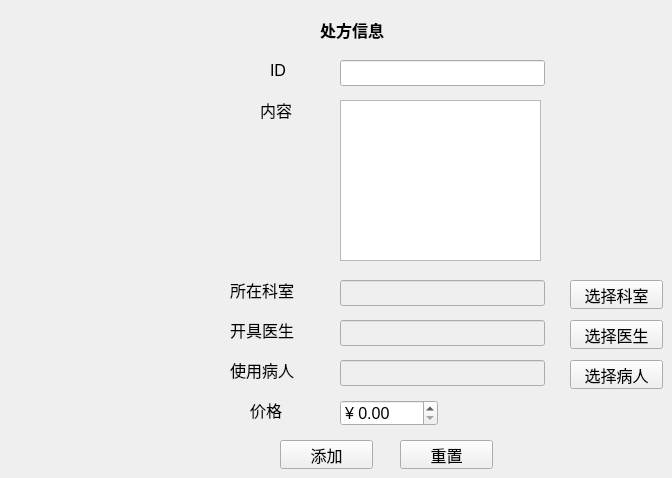
      <widget class="QWidget" name="tab_3">
       <property name="styleSheet">
        <string notr="true">#tab_3{
border-image:url(:/new/prefix1/test.jpg);
}</string>
       </property>
       <attribute name="title">
        <string>处方开立</string>
       </attribute>
       <widget class="QLabel" name="TITLE_3">
        <property name="geometry">
         <rect>
          <x>320</x>
          <y>20</y>
          <width>84</width>
          <height>20</height>
         </rect>
        </property>
        <property name="font">
         <font>
          <pointsize>12</pointsize>
          <weight>75</weight>
          <bold>true</bold>
         </font>
        </property>
        <property name="text">
         <string>处方信息</string>
        </property>
       </widget>
       <widget class="QLabel" name="ID_3">
        <property name="geometry">
         <rect>
          <x>270</x>
          <y>60</y>
          <width>20</width>
          <height>20</height>
         </rect>
        </property>
        <property name="font">
         <font>
          <pointsize>12</pointsize>
         </font>
        </property>
        <property name="text">
         <string>ID</string>
        </property>
       </widget>
       <widget class="QLineEdit" name="LINE_ID_3">
        <property name="geometry">
         <rect>
          <x>340</x>
          <y>60</y>
          <width>205</width>
          <height>26</height>
         </rect>
        </property>
        <property name="font">
         <font>
          <pointsize>12</pointsize>
         </font>
        </property>
        <property name="maxLength">
         <number>20</number>
        </property>
        <property name="clearButtonEnabled">
         <bool>true</bool>
        </property>
       </widget>
       <widget class="QLabel" name="CONTENT_3">
        <property name="geometry">
         <rect>
          <x>260</x>
          <y>100</y>
          <width>40</width>
          <height>20</height>
         </rect>
        </property>
        <property name="font">
         <font>
          <pointsize>12</pointsize>
         </font>
        </property>
        <property name="text">
         <string>内容</string>
        </property>
       </widget>
       <widget class="QTextEdit" name="CONTENT_TEXT_3">
        <property name="geometry">
         <rect>
          <x>340</x>
          <y>100</y>
          <width>201</width>
          <height>161</height>
         </rect>
        </property>
        <property name="font">
         <font>
          <pointsize>12</pointsize>
         </font>
        </property>
       </widget>
       <widget class="QLabel" name="DOCTOR_3">
        <property name="geometry">
         <rect>
          <x>230</x>
          <y>320</y>
          <width>80</width>
          <height>20</height>
         </rect>
        </property>
        <property name="font">
         <font>
          <pointsize>12</pointsize>
         </font>
        </property>
        <property name="text">
         <string>开具医生</string>
        </property>
       </widget>
       <widget class="QLineEdit" name="LINE_DOCTOR_3">
        <property name="enabled">
         <bool>false</bool>
        </property>
        <property name="geometry">
         <rect>
          <x>340</x>
          <y>320</y>
          <width>205</width>
          <height>26</height>
         </rect>
        </property>
        <property name="font">
         <font>
          <pointsize>12</pointsize>
         </font>
        </property>
       </widget>
       <widget class="QLabel" name="PATIENT_3">
        <property name="geometry">
         <rect>
          <x>230</x>
          <y>360</y>
          <width>80</width>
          <height>20</height>
         </rect>
        </property>
        <property name="font">
         <font>
          <pointsize>12</pointsize>
         </font>
        </property>
        <property name="text">
         <string>使用病人</string>
        </property>
       </widget>
       <widget class="QLabel" name="COST_3">
        <property name="geometry">
         <rect>
          <x>250</x>
          <y>400</y>
          <width>40</width>
          <height>20</height>
         </rect>
        </property>
        <property name="font">
         <font>
          <pointsize>12</pointsize>
         </font>
        </property>
        <property name="text">
         <string>价格</string>
        </property>
       </widget>
       <widget class="QLineEdit" name="LINE_PATIENT_3">
        <property name="enabled">
         <bool>false</bool>
        </property>
        <property name="geometry">
         <rect>
          <x>340</x>
          <y>360</y>
          <width>205</width>
          <height>26</height>
         </rect>
        </property>
        <property name="font">
         <font>
          <pointsize>12</pointsize>
         </font>
        </property>
       </widget>
       <widget class="QDoubleSpinBox" name="DOUBLESPINBOX_COST">
        <property name="geometry">
         <rect>
          <x>340</x>
          <y>400</y>
          <width>98</width>
          <height>26</height>
         </rect>
        </property>
        <property name="font">
         <font>
          <pointsize>12</pointsize>
         </font>
        </property>
        <property name="prefix">
         <string>¥ </string>
        </property>
        <property name="maximum">
         <double>9999.989999999999782</double>
        </property>
       </widget>
       <widget class="QPushButton" name="select_doctor_3">
        <property name="geometry">
         <rect>
          <x>570</x>
          <y>320</y>
          <width>93</width>
          <height>29</height>
         </rect>
        </property>
        <property name="font">
         <font>
          <pointsize>12</pointsize>
         </font>
        </property>
        <property name="text">
         <string>选择医生</string>
        </property>
       </widget>
       <widget class="QPushButton" name="select_patient_3">
        <property name="geometry">
         <rect>
          <x>570</x>
          <y>360</y>
          <width>93</width>
          <height>29</height>
         </rect>
        </property>
        <property name="font">
         <font>
          <pointsize>12</pointsize>
         </font>
        </property>
        <property name="text">
         <string>选择病人</string>
        </property>
       </widget>
       <widget class="QPushButton" name="add_prescriptions">
        <property name="geometry">
         <rect>
          <x>280</x>
          <y>440</y>
          <width>93</width>
          <height>29</height>
         </rect>
        </property>
        <property name="font">
         <font>
          <pointsize>12</pointsize>
         </font>
        </property>
        <property name="text">
         <string>添加</string>
        </property>
       </widget>
       <widget class="QLabel" name="DEPARTMENT_3">
        <property name="geometry">
         <rect>
          <x>230</x>
          <y>280</y>
          <width>80</width>
          <height>20</height>
         </rect>
        </property>
        <property name="font">
         <font>
          <pointsize>12</pointsize>
         </font>
        </property>
        <property name="text">
         <string>所在科室</string>
        </property>
       </widget>
       <widget class="QLineEdit" name="LINE_DEPARTMENT_3">
        <property name="enabled">
         <bool>false</bool>
        </property>
        <property name="geometry">
         <rect>
          <x>340</x>
          <y>280</y>
          <width>205</width>
          <height>26</height>
         </rect>
        </property>
        <property name="font">
         <font>
          <pointsize>12</pointsize>
         </font>
        </property>
       </widget>
       <widget class="QPushButton" name="select_department_3">
        <property name="geometry">
         <rect>
          <x>570</x>
          <y>280</y>
          <width>93</width>
          <height>29</height>
         </rect>
        </property>
        <property name="font">
         <font>
          <pointsize>12</pointsize>
         </font>
        </property>
        <property name="text">
         <string>选择科室</string>
        </property>
       </widget>
       <widget class="QPushButton" name="add_prescriptions_2">
        <property name="geometry">
         <rect>
          <x>400</x>
          <y>440</y>
          <width>93</width>
          <height>29</height>
         </rect>
        </property>
        <property name="font">
         <font>
          <pointsize>12</pointsize>
         </font>
        </property>
        <property name="text">
         <string>重置</string>
        </property>
       </widget>
      </widget>
